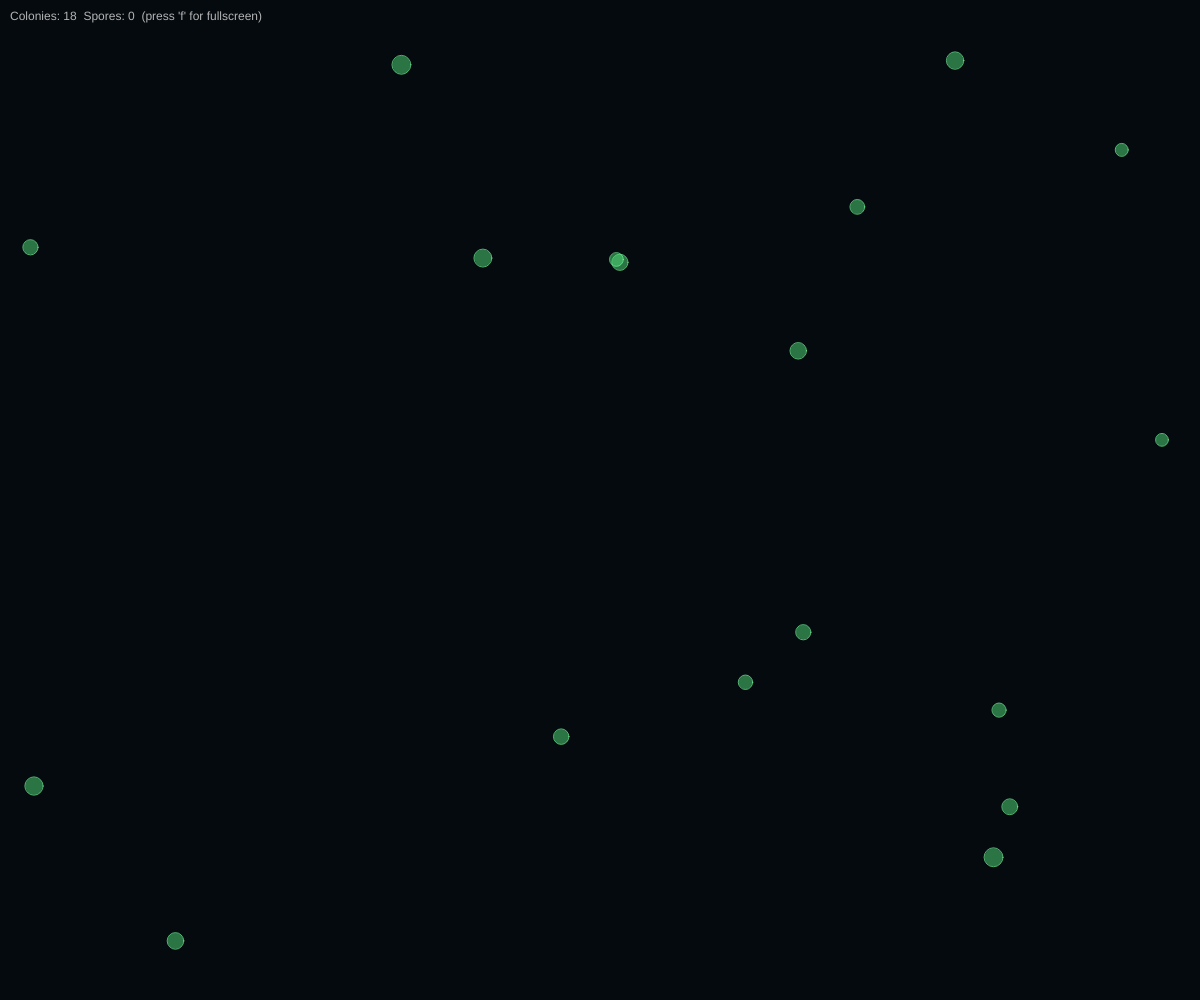
Frame 1 (no input)
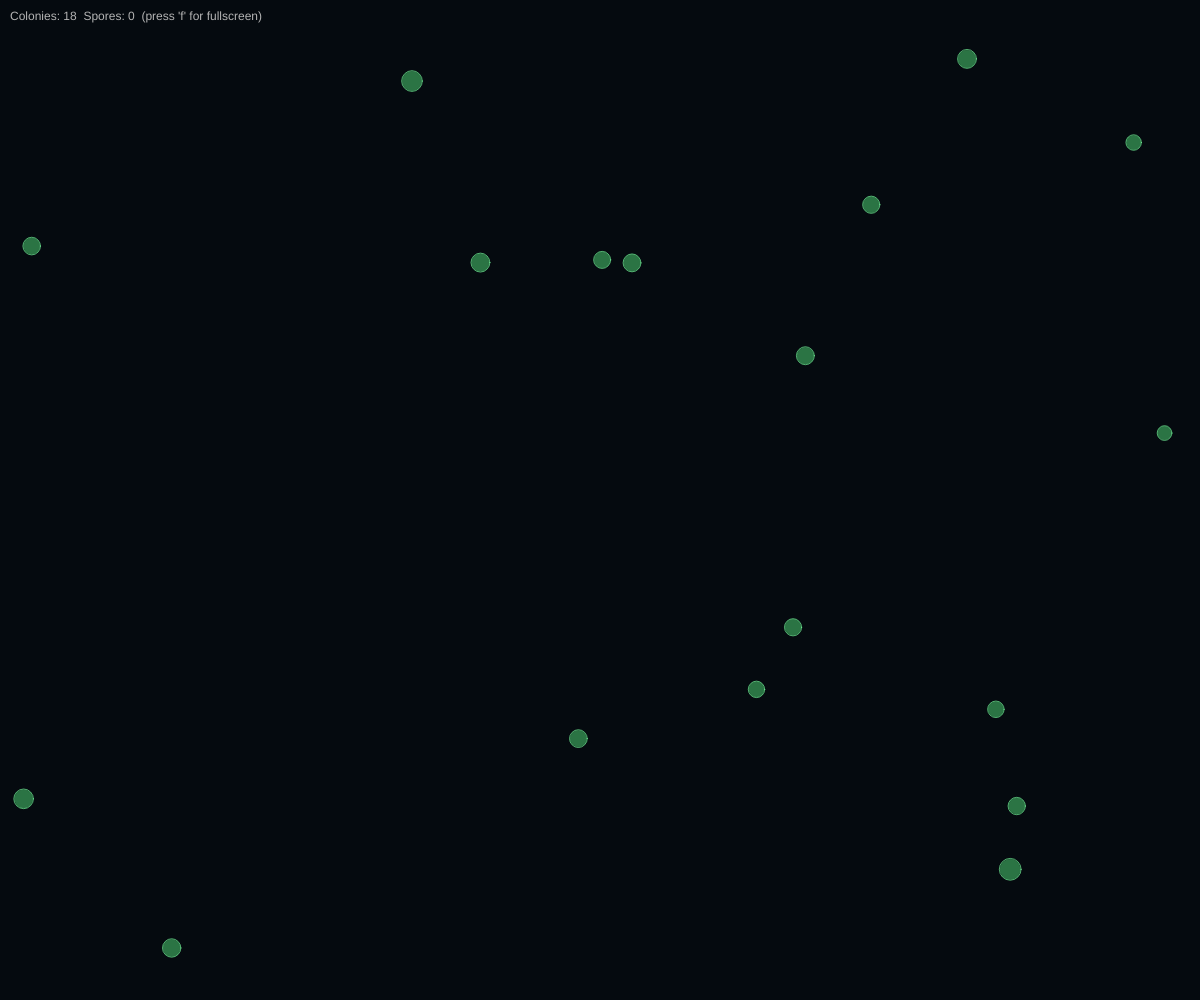
Frame 60 (no input)
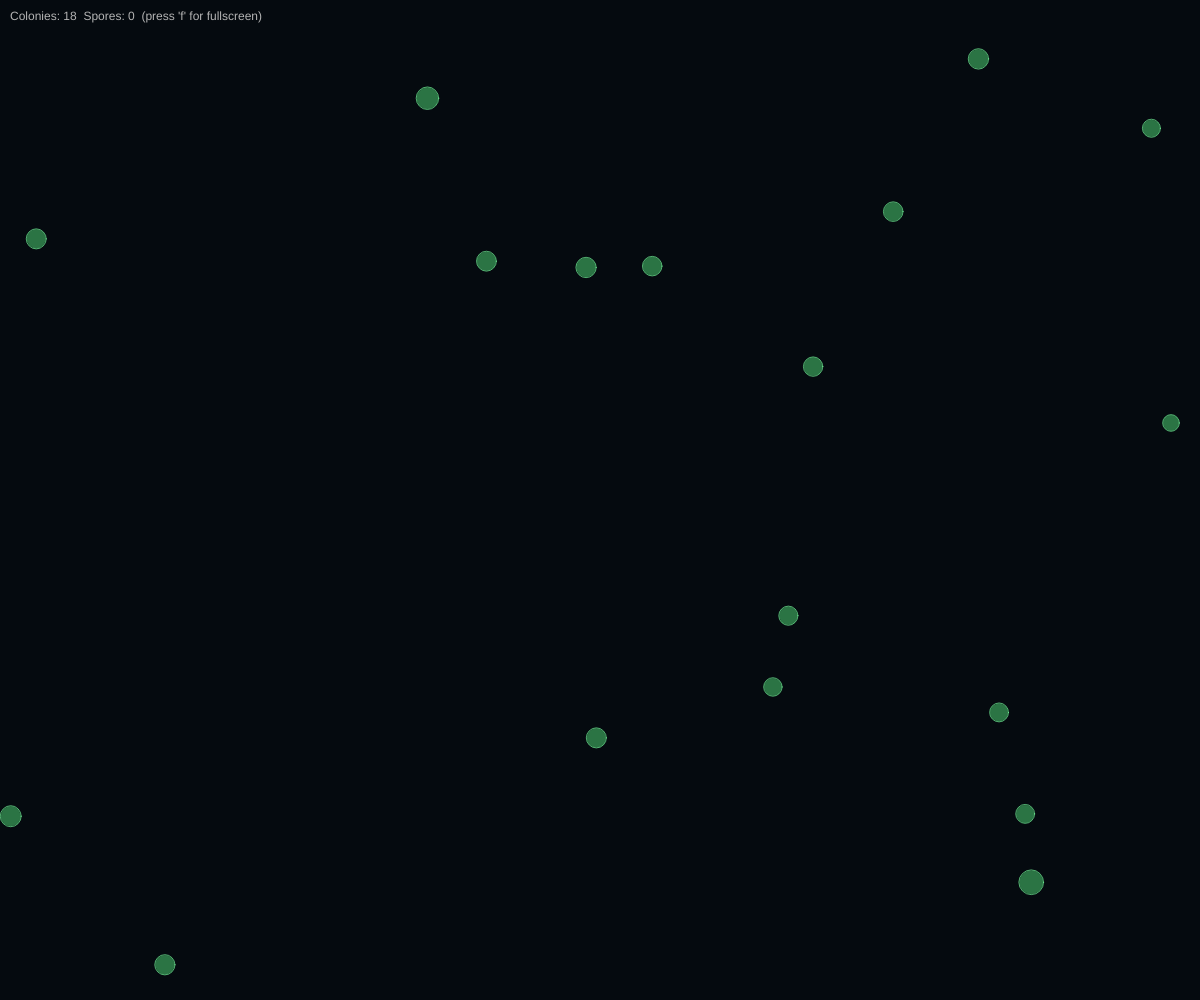
Frame 120 (the mouse pressed at the canvas centre since frame 60)

The p5.js sketch that drew these frames (run headless with seeded random() and noise() and a simulated clock; from frame 60 on, the mouse is pressed at the canvas centre):

// p5.js sketch
// ── sketch.js
// ============================================================
// Volvox-inspired spores - floaty version (p5.js browser sketch)
// - Fullscreen canvas (fills window)
// - Soft, floating motion in a noise-based flow field
// - Translucent green colonies with internal babies
// - Babies released as spores, spores can become new colonies
// - Population regulation (max colonies & spores)
// - Press 'f' to toggle fullscreen
// ============================================================

let colonies = [];
let spores = [];

// Initial population and global caps
const INITIAL_COLONIES = 18;
const MAX_COLONIES = 30;
const MAX_SPORES   = 120;

// ------------------------------------------------------------
// p5: setup
// ------------------------------------------------------------
function setup() {
  createCanvas(windowWidth, windowHeight);
  background(5, 10, 15);

  for (let i = 0; i < INITIAL_COLONIES; i++) {
    colonies.push(spawnColony(random(width), random(height)));
  }
}

// ------------------------------------------------------------
// p5: draw
// ------------------------------------------------------------
function draw() {
  // No trail: we clear fully each frame
  background(5, 10, 15);

  const dt = deltaTime / 1000.0; // seconds per frame

  // Update colonies
  for (let colony of colonies) {
    colony.update(dt);
    colony.draw();
  }

  // Update spores
  for (let spore of spores) {
    spore.update(dt);
    spore.draw();
  }

  // Clean up dead ones
  colonies = colonies.filter(c => !c.dead);
  spores   = spores.filter(s => !s.dead);

  // HUD
  noStroke();
  fill(180, 255);
  textSize(12);
  text(
    "Colonies: " + colonies.length +
    "  Spores: " + spores.length +
    "  (press 'f' for fullscreen)",
    10, 20
  );
}

// ------------------------------------------------------------
// Keep canvas full-window
// ------------------------------------------------------------
function windowResized() {
  resizeCanvas(windowWidth, windowHeight);
}

// ------------------------------------------------------------
// Fullscreen toggle with key 'f'
// ------------------------------------------------------------
function keyPressed() {
  if (key === 'f' || key === 'F') {
    let fs = fullscreen();
    fullscreen(!fs);
  }
}

// ------------------------------------------------------------
// Flow field (turbulence) using Perlin noise
// Floaty = not too strong
// ------------------------------------------------------------
function flowField(x, y) {
  const scale = 0.0015;
  const t = millis() * 0.00003;

  const n = noise(x * scale, y * scale, t);
  const angle = n * TWO_PI * 3.0; // fewer curls than before

  const v = p5.Vector.fromAngle(angle);
  v.mult(0.15); // weaker, more gentle flow
  return v;
}

// ------------------------------------------------------------
// Spawn helper: create a new Colony at (x, y)
// ------------------------------------------------------------
function spawnColony(x, y) {
  return new Colony(x, y);
}

// ------------------------------------------------------------
// Colony class (parent "adult" sphere)
// Adults now about half the size of previous version
// ------------------------------------------------------------
class Colony {
  constructor(x, y) {
    this.pos = createVector(x, y);

    // Small initial velocity
    this.vel = p5.Vector.random2D();
    this.vel.mult(random(0.05, 0.3));

    // Smaller adults
    this.minRadius = random(6, 9);    // was ~12-18
    this.maxRadius = random(14, 20);  // was ~28-40
    this.radius = this.minRadius;

    // Life & timing in seconds
    this.age = 0;
    this.lifeSpan = random(25, 55);

    this.gestationStart = this.lifeSpan * random(0.3, 0.45);
    this.hatchTime      = this.lifeSpan * random(0.8, 0.95);

    this.maxBabies = floor(random(6, 14));
    this.babies = [];

    this.spinSpeed = random(-0.15, 0.15);

    // Much floatier motion: low speed, low jitter
    this.flowInfluence = random(0.4, 0.9);
    this.randomJitter  = 0.01;
    this.maxSpeed      = 0.8;

    this.alpha = 130;
    this.dead = false;
  }

  update(dt) {
    if (this.dead) return;

    this.age += dt;

    // Growth
    const growthDuration = this.lifeSpan * 0.3;
    const g = constrain(this.age / growthDuration, 0, 1);
    this.radius = lerp(this.minRadius, this.maxRadius, g);

    // Flow + very gentle jitter
    const flow = flowField(this.pos.x, this.pos.y).mult(this.flowInfluence);
    const jitter = p5.Vector.random2D().mult(this.randomJitter);

    this.vel.add(flow.mult(dt));
    this.vel.add(jitter);
    this.vel.limit(this.maxSpeed);

    this.pos.add(this.vel);

    this.wrapAround();
    this.updateBabies(dt);

    if (this.age >= this.lifeSpan) {
      this.hatchAndDie();
    }
  }

  wrapAround() {
    if (this.pos.x < -this.radius) this.pos.x = width + this.radius;
    if (this.pos.x > width + this.radius) this.pos.x = -this.radius;
    if (this.pos.y < -this.radius) this.pos.y = height + this.radius;
    if (this.pos.y > height + this.radius) this.pos.y = -this.radius;
  }

  updateBabies(dt) {
    if (this.age < this.gestationStart || this.age > this.hatchTime) return;

    // Only produce babies if we haven't hit spore cap
    if (this.babies.length < this.maxBabies && spores.length < MAX_SPORES) {
      const chance = 0.04;
      if (random() < chance) {
        const angle = random(TWO_PI);
        const innerR = this.radius * random(0.2, 0.7);
        this.babies.push({
          angle: angle,
          r: innerR,
          radialSpeed: random(-0.01, 0.01)
        });
      }
    }

    for (let b of this.babies) {
      b.angle += this.spinSpeed * dt;
      b.r += b.radialSpeed;
      b.r = constrain(b.r, this.radius * 0.15, this.radius * 0.8);
    }
  }

  hatchAndDie() {
    // Release babies as spores, but respect global spore cap
    for (let b of this.babies) {
      if (spores.length >= MAX_SPORES) break;

      const dir = p5.Vector.fromAngle(b.angle);
      const babyPos = p5.Vector.add(this.pos, p5.Vector.mult(dir, b.r));

      // Very gentle outward push + some inherited motion
      const outward = dir.copy().mult(random(0.05, 0.2));
      const v = p5.Vector.add(this.vel.copy().mult(0.4), outward);

      spores.push(new Spore(babyPos.x, babyPos.y, v));
    }

    this.dead = true;
  }

  draw() {
    if (this.dead) return;

    push();
    translate(this.pos.x, this.pos.y);

    const lifeRatio = constrain(this.age / this.lifeSpan, 0, 1);
    const fadeFactor = map(lifeRatio, 0.7, 1.0, 1.0, 0.3, true);
    const alphaBody = this.alpha * fadeFactor;

    noStroke();
    fill(80, 220, 120, alphaBody);
    ellipse(0, 0, this.radius * 2, this.radius * 2);

    stroke(120, 255, 160, alphaBody + 40);
    strokeWeight(1);
    noFill();
    ellipse(0, 0, this.radius * 2.1, this.radius * 2.1);

    noStroke();
    for (let b of this.babies) {
      const bx = cos(b.angle) * b.r;
      const by = sin(b.angle) * b.r;
      fill(140, 255, 170, 220);
      ellipse(bx, by, 3.5, 3.5);
    }

    pop();
  }
}

// ------------------------------------------------------------
// Spore class (released babies)
// Smaller, floaty particles
// ------------------------------------------------------------
class Spore {
  constructor(x, y, vel) {
    this.pos = createVector(x, y);
    this.vel = vel.copy();

    this.age = 0;
    this.dead = false;

    this.juvenileDuration = random(6, 16);
    this.maxAge = this.juvenileDuration + random(6, 14);

    // Slightly smaller spores as well
    this.radius = random(1.5, 3);

    this.flowInfluence = random(0.4, 0.9);
    this.randomJitter  = 0.01;
    this.maxSpeed      = 0.9;
  }

  update(dt) {
    if (this.dead) return;

    this.age += dt;

    const flow = flowField(this.pos.x, this.pos.y).mult(this.flowInfluence);
    const jitter = p5.Vector.random2D().mult(this.randomJitter);

    this.vel.add(flow.mult(dt));
    this.vel.add(jitter);
    this.vel.limit(this.maxSpeed);
    this.pos.add(this.vel);

    this.wrapAround();

    // Population regulation: only seed new colony if below cap
    if (this.age > this.juvenileDuration && this.age < this.maxAge) {
      if (colonies.length < MAX_COLONIES) {
        const chance = 0.0025;
        if (random() < chance) {
          colonies.push(spawnColony(this.pos.x, this.pos.y));
          this.dead = true;
        }
      }
    }

    if (this.age >= this.maxAge) {
      this.dead = true;
    }
  }

  wrapAround() {
    if (this.pos.x < -this.radius) this.pos.x = width + this.radius;
    if (this.pos.x > width + this.radius) this.pos.x = -this.radius;
    if (this.pos.y < -this.radius) this.pos.y = height + this.radius;
    if (this.pos.y > height + this.radius) this.pos.y = -this.radius;
  }

  draw() {
    if (this.dead) return;

    const lifeRatio = constrain(this.age / this.maxAge, 0, 1);
    const alpha = map(lifeRatio, 0, 1, 220, 80);

    noStroke();
    fill(140, 255, 180, alpha);
    ellipse(this.pos.x, this.pos.y, this.radius * 2, this.radius * 2);
  }
}
